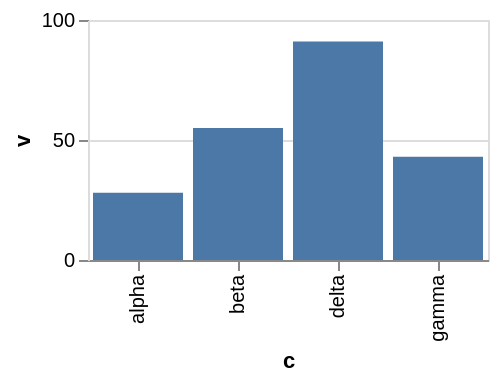

The specification (Vega-Lite) saved for this image:
### Vega-Lite specification from a JSON file in a GitHub repository (floating-point values rounded to 4 significant figures)
{"$schema": "https://vega.github.io/schema/vega-lite/v6.json", "width": 200, "height": 120, "data": {"values": [{"c": "alpha", "v": 28, "w": 3, "t": "2024-01-07"}, {"c": "beta", "v": 55, "w": 7, "t": "2024-03-19"}, {"c": "gamma", "v": 43, "w": 5, "t": "2024-06-02"}, {"c": "delta", "v": 91, "w": 9, "t": "2024-09-11"}]}, "mark": "bar", "encoding": {"x": {"field": "c", "type": "nominal"}, "y": {"field": "v", "type": "quantitative", "axis": {"domainColor": "gainsboro"}}}}
